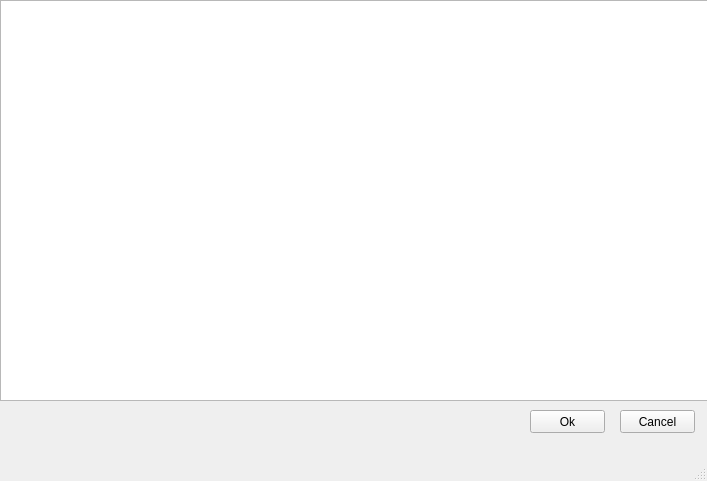
<?xml version="1.0" encoding="UTF-8"?>
<ui version="4.0">
 <class>MainWindow</class>
 <widget class="QMainWindow" name="MainWindow">
  <property name="geometry">
   <rect>
    <x>0</x>
    <y>0</y>
    <width>707</width>
    <height>481</height>
   </rect>
  </property>
  <property name="windowTitle">
   <string>MainWindow</string>
  </property>
  <property name="styleSheet">
   <string notr="true"/>
  </property>
  <widget class="QWidget" name="centralwidget">
   <widget class="QTreeView" name="treeView">
    <property name="geometry">
     <rect>
      <x>0</x>
      <y>0</y>
      <width>711</width>
      <height>401</height>
     </rect>
    </property>
    <property name="styleSheet">
     <string notr="true">background_color: rgb(255, 255, 255)</string>
    </property>
   </widget>
   <widget class="QPushButton" name="ok">
    <property name="geometry">
     <rect>
      <x>530</x>
      <y>410</y>
      <width>75</width>
      <height>23</height>
     </rect>
    </property>
    <property name="text">
     <string>Ok</string>
    </property>
   </widget>
   <widget class="QPushButton" name="close">
    <property name="geometry">
     <rect>
      <x>620</x>
      <y>410</y>
      <width>75</width>
      <height>23</height>
     </rect>
    </property>
    <property name="text">
     <string>Cancel</string>
    </property>
   </widget>
  </widget>
  <widget class="QMenuBar" name="menubar">
   <property name="geometry">
    <rect>
     <x>0</x>
     <y>0</y>
     <width>707</width>
     <height>21</height>
    </rect>
   </property>
  </widget>
  <widget class="QStatusBar" name="statusbar"/>
 </widget>
 <resources/>
 <connections/>
</ui>
